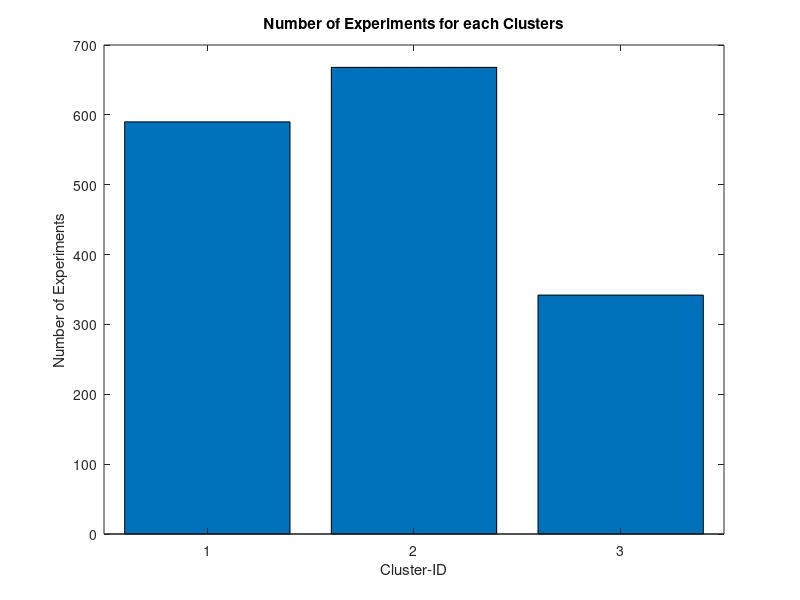
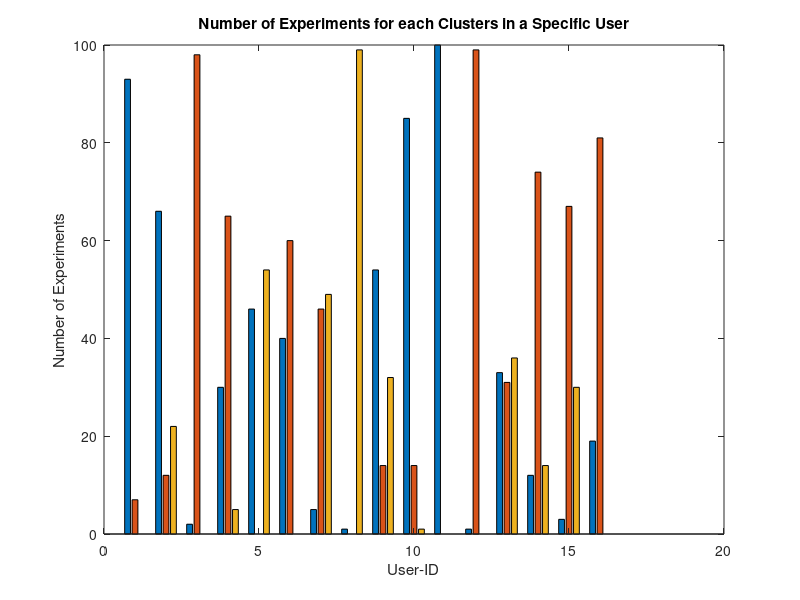

Reproduce these figures in MATLAB, in order. (Note: this script raises an error after producing the figures.)
clear all, close all, clc

filtering=1; %apply Gaussian filter if it's equal to 1.

if filtering
    load('clusters_3d_after_filtering.mat');
else
    load('clusters_3d.mat');
end

num_users=16;
num_votes=5; %from 1 to 5.
num_zones=2; %edge/all
num_levels=4;%4 different kind of noise levels
num_distortions=3; %DG-DR-DS
num_exp=100;
num_clusters=max(clusters_3d);
I=4;
grid_I_x = [-7:1/I:7];
grid_I_y = [-7:1/I:7];
grid_I_z = [5:1/I:9];
Nx=length(grid_I_x);
Ny=length(grid_I_y);
Nz=length(grid_I_z);

% 1)Number of Experiments for each Clusters

for i=1:max(clusters_3d) %i is from 1 to number of clusters
    n_of_exp_for_each_clusters (1,i) = sum(clusters_3d(:) == i);
end

figure;bar(n_of_exp_for_each_clusters)
title('Number of Experiments for each Clusters')
xlabel('Cluster-ID')
ylabel('Number of Experiments')

% 2)Number of Experiments for each Clusters in a User

clusters_seperated = reshape(clusters_3d,num_exp,num_users);

for j=1:num_users
    for i=1:max(clusters_3d) %i is from 1 to number of clusters
        n_of_exp_for_each_clusters_in_a_user (j,i) = sum(clusters_seperated(:,j) == i);
    end
end

figure;bar(n_of_exp_for_each_clusters_in_a_user)
title('Number of Experiments for each Clusters in a Specific User')
xlabel('User-ID')
ylabel('Number of Experiments')

legend_names=string(zeros(1,num_clusters));
for i=1:num_clusters
    legend_names(1,i)=sprintf('Cluster-%d', i);
end
legend(legend_names)

% 3)Average pattern for each clusters

for i=1:max(clusters_3d) %i is from 1 to number of clusters
    indices {:,i} = find(clusters_3d(:) == i);%indices of the experiments seperated to cluster-id
end

load('info_matrix_3d_single.mat');
load('snn.mat'); %sparse 3d matrix of user experiments
load('snn_full.mat'); %full 3d matrix of user experiments

snn_full_in_one_row=[];
for j=1:num_users
    k=snn_full{1,j}(:);
    snn_full_in_one_row=[snn_full_in_one_row;k];
end

snn_full_in_one_row=reshape(snn_full',1,num_users*num_exp);
snn_full_in_one_row=snn_full_in_one_row';

%Sum of the corresponding (the ones have same cluster-id) 3d matrices
%for cluster-id
for cluster_id=1:num_clusters
    H=zeros(Nx,Ny,Nz);
    for i=1:length(indices{1,cluster_id})
        d=snn_full_in_one_row{indices{1,cluster_id}(i),1};
        H=H+d; 
    end
    H=H./length(indices{1,cluster_id});
    figure;
    H = double(squeeze(H));
    H(H==0)=nan;
    h = slice(H, [], [], 1:size(H,3));
    xticks([1:length(grid_I_x)])
    xticklabels(string(grid_I_x))
    yticks([1:length(grid_I_y)])
    yticklabels(string(grid_I_y))
    zticks([1:length(grid_I_z)])
    zticklabels(string(grid_I_z))
%     view(2) %2d represantation
    view(0,-2)%angle [az=0, (x,y)] , [az=90, (z,y)]
    xlim([22 55])%zoom
    set(h, 'EdgeColor','none', 'FaceColor','interp')
    alpha(1)
    h=colorbar;ylabel(h, 'Time elapsed [s]')
    title(sprintf('Average pattern for Cluster-%d', cluster_id))
    xlabel('x-axis')
    ylabel('z-axis') 
    zlabel('y-axis')
end


% 4)Distribution of votes in each clusters

load('data.mat'); %load information of experiments
votes=data2{:,6}; %accessing vote info in the 6th column
votes_seperated = reshape(votes,num_exp,num_users); %in each column we have votes of experiments ordered to user_id
[row,col]=size(clusters_seperated);
fre_of_votes=zeros(num_clusters, num_votes);

for i=1:col
    for j=1:row
        fre_of_votes(clusters_seperated(j,i),votes_seperated(j,i))=fre_of_votes(clusters_seperated(j,i),votes_seperated(j,i))+1;
    end
end

figure;bar(fre_of_votes)
title('Distribution of Votes in each Clusters')
xlabel('Cluster-ID')
ylabel('Frequency of Votes')
legend('Vote (1)','Vote (2)','Vote (3)','Vote (4)','Vote (5)')

% 5)Distribution of zones in each clusters

% load('data.mat'); %load information of experiments
zones=data2{:,5}; %accessing vote info in the 5th column
zones_seperated = reshape(zones,num_exp,num_users); %in each column we have zones of experiments ordered to user_id
[row,col]=size(clusters_seperated);
fre_of_zones=zeros(num_clusters, num_zones);

for i=1:col
    for j=1:row
        fre_of_zones(clusters_seperated(j,i),zones_seperated(j,i))=fre_of_zones(clusters_seperated(j,i),zones_seperated(j,i))+1;
    end
end

figure;bar(fre_of_zones)
title('Distribution of Zones in each Clusters')
xlabel('Cluster-ID')
ylabel('Frequency of Zones')
legend('All','Edges')

% 6)Distribution of noise levels in each clusters

% load('data.mat'); %load information of experiments
levels=data2{:,4}; %accessing vote info in the 4th column
levels_seperated = reshape(levels,num_exp,num_users); %in each column we have zones of experiments ordered to user_id
[row,col]=size(clusters_seperated);
fre_of_levels=zeros(num_clusters, num_levels);

for i=1:col
    for j=1:row
        fre_of_levels(clusters_seperated(j,i),levels_seperated(j,i))=fre_of_levels(clusters_seperated(j,i),levels_seperated(j,i))+1;
    end
end

figure;bar(fre_of_levels)
title('Distribution of Noise Levels in each Clusters')
xlabel('Cluster-ID')
ylabel('Frequency of Levels')
legend('1','2','3','4')

% 7)Distribution of noise levels in each clusters

% load('data.mat'); %load information of experiments
distortions=data2{:,3}; %accessing vote info in the 3rd column
distortions_seperated = reshape(distortions,num_exp,num_users); %in each column we have zones of experiments ordered to user_id
[row,col]=size(clusters_seperated);
fre_of_distortions=zeros(num_clusters, num_distortions);

for i=1:col
    for j=1:row
        fre_of_distortions(clusters_seperated(j,i),distortions_seperated(j,i))=fre_of_distortions(clusters_seperated(j,i),distortions_seperated(j,i))+1;
    end
end

figure;bar(fre_of_distortions)
title('Distribution of Distortions in each Clusters')
xlabel('Cluster-ID')
ylabel('Frequency of Distortions')
legend('DG','DR','NS')


% 8)Distribution of noise levels+distortion in each clusters
fre_of_distortions_levels_1=zeros(num_clusters, num_levels);
fre_of_distortions_levels_2=zeros(num_clusters, num_levels);
fre_of_distortions_levels_3=zeros(num_clusters, num_levels);
for i=1:col
    for j=1:row
        if distortions_seperated(j,i)=='DG';
            fre_of_distortions_levels_1(clusters_seperated(j,i),levels_seperated(j,i))=fre_of_distortions_levels_1(clusters_seperated(j,i),levels_seperated(j,i))+1;
        elseif distortions_seperated(j,i)=='DR';
            fre_of_distortions_levels_2(clusters_seperated(j,i),levels_seperated(j,i))=fre_of_distortions_levels_1(clusters_seperated(j,i),levels_seperated(j,i))+1;
        else distortions_seperated(j,i)=='NS';
            fre_of_distortions_levels_3(clusters_seperated(j,i),levels_seperated(j,i))=fre_of_distortions_levels_1(clusters_seperated(j,i),levels_seperated(j,i))+1;
        end
    end
end

fre_of_distortions_levels = [fre_of_distortions_levels_1 fre_of_distortions_levels_2 fre_of_distortions_levels_3];
figure;bar(fre_of_distortions_levels)
title('Distribution of Distortions+Levels in each Clusters')
xlabel('Cluster-ID')
ylabel('Frequency of Distortions+Levels')
legend('DG (1)','DG (2)','DG (3)','DG (4)','DR (1)','DR (2)','DR (3)','DR (4)','NS (1)','NS (2)','NS (3)','NS (4)')

%%%%%%%%%%%%%%%%%%%%%%%%%%%%%%%%%%%%%%%%%%%%%%%%%%%%%%%%%%%%%%%%%%%%%%%%%%%%%%%%%%%%%%%%%%%%%%%%%%%%%%%%%%%%%%%%%%%%
% 9)Average patterns in each votes

for i=1:num_votes %i is from 1 to 5
    indices {:,i} = find(votes(:) == i);%indices of the experiments seperated to votes
end

snn_full_in_one_row=[];
for j=1:num_users
    k=snn_full{1,j}(:);
    snn_full_in_one_row=[snn_full_in_one_row;k];
end

snn_full_in_one_row=reshape(snn_full',1,num_users*num_exp);
snn_full_in_one_row=snn_full_in_one_row';

%for vote-id
for vote_id=1:num_votes
    H=zeros(Nx,Ny,Nz);
    for i=1:length(indices{1,vote_id})
        d=snn_full_in_one_row{indices{1,vote_id}(i),1};
        H=H+d; 
    end
    H=H./length(indices{1,vote_id});
    figure;
    %H = double(squeeze(H));
    H(H==0)=nan;
    h = slice(H, [], [], 1:size(H,3));
    xticks([1:length(grid_I_x)])
    xticklabels(string(grid_I_x))
    yticks([1:length(grid_I_y)])
    yticklabels(string(grid_I_y))
    zticks([1:length(grid_I_z)])
    zticklabels(string(grid_I_z))
    set(h, 'EdgeColor','none', 'FaceColor','interp')
    alpha(1)
    h=colorbar;ylabel(h, 'Time elapsed [s]')
    title(sprintf('Average pattern for Vote-%d', vote_id))
    xlabel('x-axis')
    ylabel('z-axis') 
    zlabel('y-axis')
end

